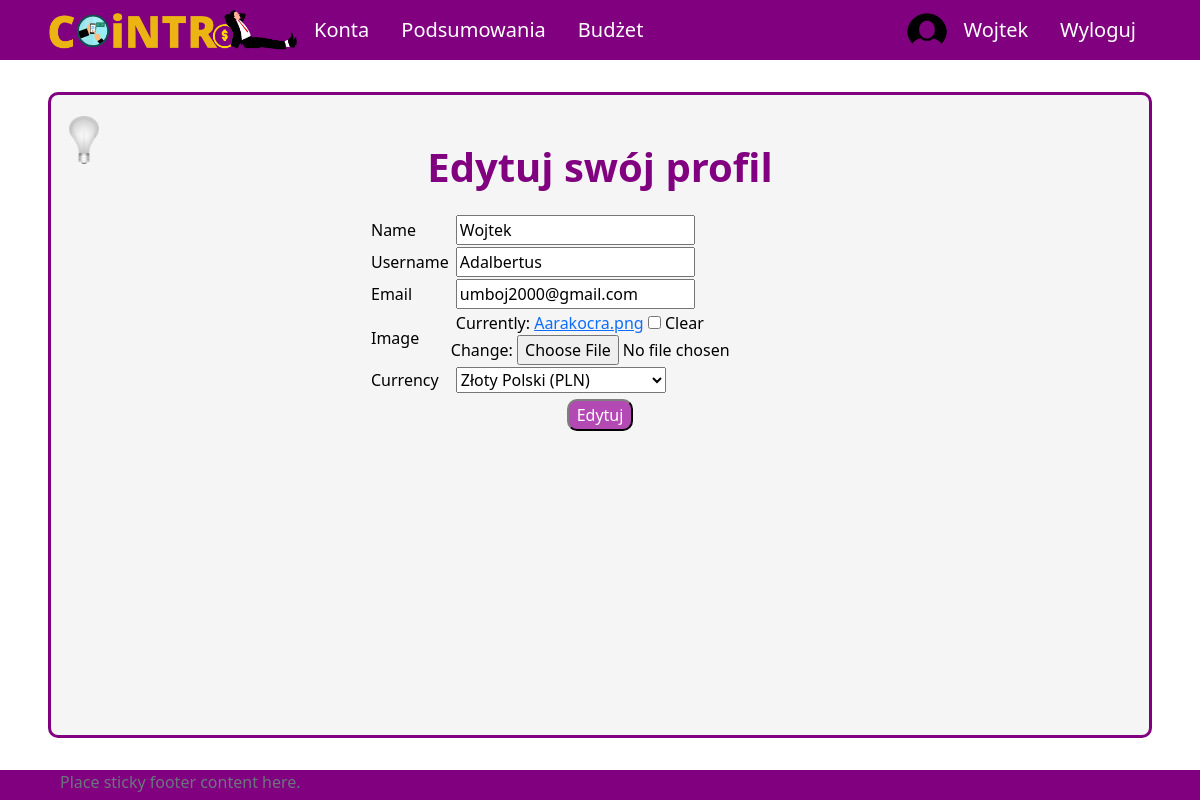
The page /profile/edit (signed in) on the database as committed earlier.
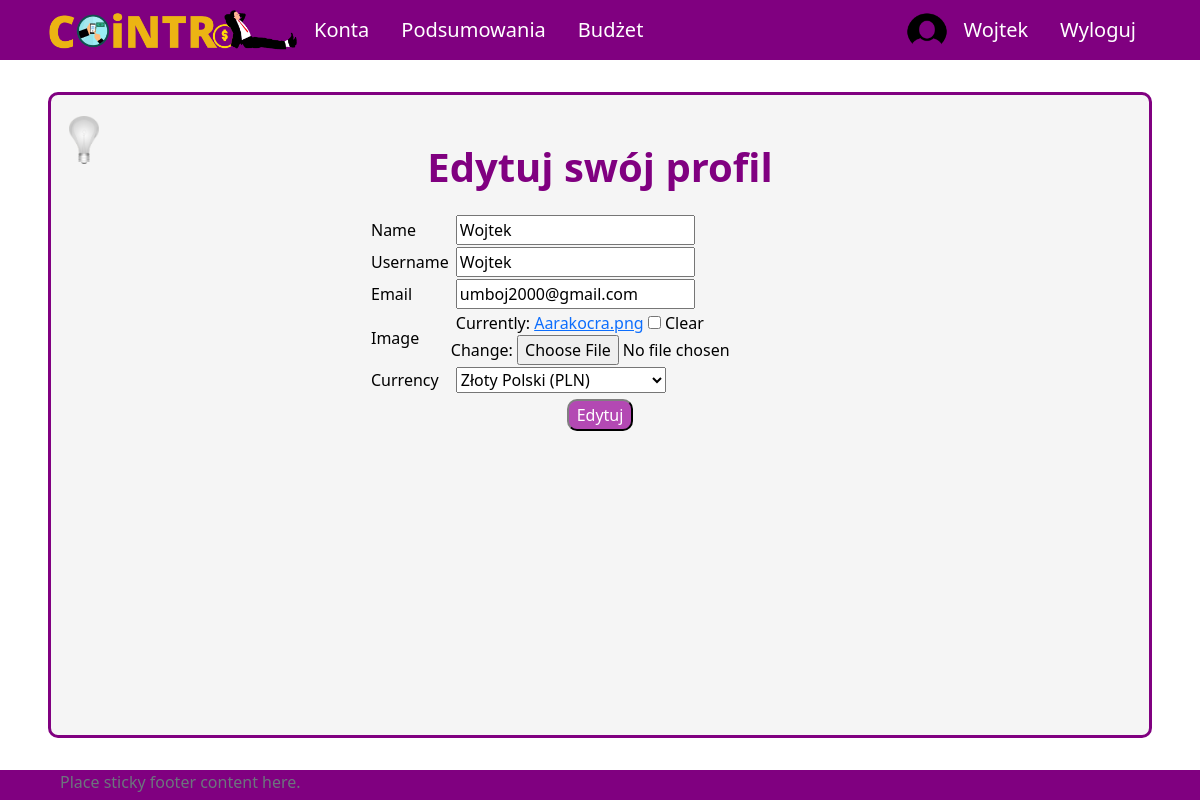
The same page on the database as committed later.
### UsersApp/models.py (models this page shows, shortened)
class Profile(models.Model):
    user = models.OneToOneField(User, on_delete=models.CASCADE, null=True, blank=True)
    name = models.CharField(max_length=200, blank=True, null=True)
    email = models.EmailField(max_length=400, null=True, blank=True)
    username = models.CharField(max_length=200, blank=True, null=True)
    currency = models.ForeignKey('Currency', on_delete=models.SET_NULL, null=True)
    image = models.ImageField(null=True, blank=True)
    created = models.DateTimeField(auto_now_add=True)
    id = models.UUIDField(default=uuid.uuid4, unique=True,
                            primary_key=True, editable=False)

### UsersApp/views/user_views.py (the view)
# urls.py: path('profile/edit', views.editProfile, name='edit-profile'),
@login_required(login_url='login')
def editProfile(request):
    profile = request.user.profile
    form = ProfileForm(instance=profile)
    if request.method == "POST":
        form = ProfileForm(request.POST, request.FILES, instance=profile)
        if form.is_valid():
            form.save()
            return redirect('profile')
    context = {"form" : form}
    return render(request, "application/edit-profile.html", context)

### UsersApp/forms.py
class ProfileForm(ModelForm):
    class Meta:
        model = Profile
        fields = ['name', 'username', 'email', 'image', 'currency']

### UsersApp/models.py (called while the page is built)
    def __str__(self):
        return "{}".format(self.name)

### templates/application/edit-profile.html (shortened to what this page needs)
{% extends 'application/base.html' %}
{% block content %}
<div class="title">
    <h1>Edytuj swój profil</h1>
</div>
<div class="content">
    <form method="POST">
        <table>
        {% for field in form %}
        <tr>
            <td><label>{{field.label}}</label></td>
            <td><span class="field">{{field}}</span></td>
        </tr>
        {% endfor %}
        </table>
    <div class="center">
        <button class="button" type="submit">Edytuj</button>
    </div>
</form>
</div>
{% endblock %}

Rows that differ between the two databases and show on the page:
changed Profile "Wojtek": username "Adalbertus" → "Wojtek"
